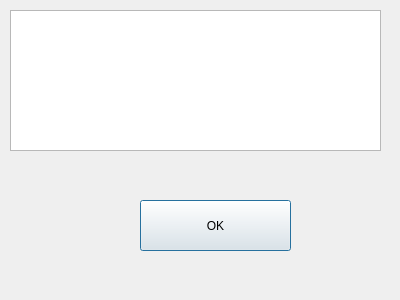
<?xml version="1.0" encoding="UTF-8"?>
<ui version="4.0">
 <class>MessageWindow</class>
 <widget class="QDialog" name="MessageWindow">
  <property name="geometry">
   <rect>
    <x>0</x>
    <y>0</y>
    <width>400</width>
    <height>300</height>
   </rect>
  </property>
  <property name="windowTitle">
   <string>Dialog</string>
  </property>
  <widget class="QTextBrowser" name="messageField">
   <property name="geometry">
    <rect>
     <x>10</x>
     <y>10</y>
     <width>371</width>
     <height>141</height>
    </rect>
   </property>
  </widget>
  <widget class="QPushButton" name="pbConfirm">
   <property name="geometry">
    <rect>
     <x>140</x>
     <y>200</y>
     <width>151</width>
     <height>51</height>
    </rect>
   </property>
   <property name="text">
    <string>OK</string>
   </property>
  </widget>
 </widget>
 <resources/>
 <connections/>
</ui>
